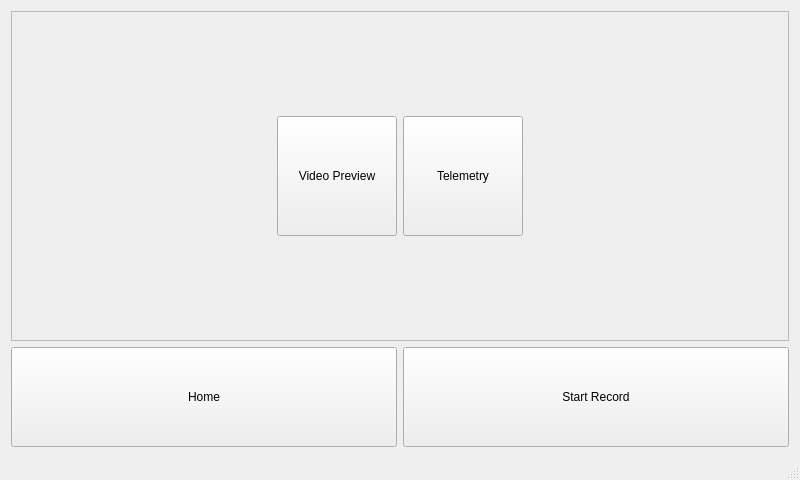
<?xml version="1.0" encoding="UTF-8"?>
<ui version="4.0">
 <class>MainWindow</class>
 <widget class="QMainWindow" name="MainWindow">
  <property name="geometry">
   <rect>
    <x>0</x>
    <y>0</y>
    <width>800</width>
    <height>480</height>
   </rect>
  </property>
  <property name="minimumSize">
   <size>
    <width>800</width>
    <height>480</height>
   </size>
  </property>
  <property name="windowTitle">
   <string>MainWindow</string>
  </property>
  <widget class="QWidget" name="centralWidget">
   <layout class="QGridLayout" name="gridLayout_2">
    <item row="1" column="0" colspan="3">
     <layout class="QGridLayout" name="gridLayout_4">
      <item row="0" column="0">
       <widget class="QPushButton" name="pushButton_goto_home">
        <property name="minimumSize">
         <size>
          <width>100</width>
          <height>100</height>
         </size>
        </property>
        <property name="text">
         <string>Home</string>
        </property>
       </widget>
      </item>
      <item row="0" column="1">
       <widget class="QPushButton" name="pushButton_start_record">
        <property name="minimumSize">
         <size>
          <width>100</width>
          <height>100</height>
         </size>
        </property>
        <property name="text">
         <string>Start Record</string>
        </property>
        <property name="checkable">
         <bool>true</bool>
        </property>
       </widget>
      </item>
     </layout>
    </item>
    <item row="0" column="0" colspan="3">
     <widget class="QFrame" name="frame">
      <property name="frameShape">
       <enum>QFrame::StyledPanel</enum>
      </property>
      <property name="frameShadow">
       <enum>QFrame::Raised</enum>
      </property>
      <layout class="QGridLayout" name="gridLayout">
       <property name="leftMargin">
        <number>0</number>
       </property>
       <property name="topMargin">
        <number>0</number>
       </property>
       <property name="rightMargin">
        <number>0</number>
       </property>
       <property name="bottomMargin">
        <number>0</number>
       </property>
       <item row="0" column="0">
        <widget class="QStackedWidget" name="stackedWidget">
         <property name="currentIndex">
          <number>0</number>
         </property>
         <widget class="QWidget" name="page">
          <property name="toolTipDuration">
           <number>1</number>
          </property>
          <layout class="QGridLayout" name="gridLayout_6">
           <item row="0" column="0">
            <layout class="QGridLayout" name="gridLayout_5">
             <item row="0" column="0">
              <widget class="QPushButton" name="pushButton_goto_video">
               <property name="maximumSize">
                <size>
                 <width>120</width>
                 <height>120</height>
                </size>
               </property>
               <property name="text">
                <string>Video Preview</string>
               </property>
              </widget>
             </item>
             <item row="0" column="1">
              <widget class="QPushButton" name="pushButton">
               <property name="minimumSize">
                <size>
                 <width>40</width>
                 <height>120</height>
                </size>
               </property>
               <property name="maximumSize">
                <size>
                 <width>120</width>
                 <height>120</height>
                </size>
               </property>
               <property name="text">
                <string>Telemetry</string>
               </property>
              </widget>
             </item>
            </layout>
           </item>
          </layout>
         </widget>
         <widget class="QWidget" name="page_2">
          <layout class="QGridLayout" name="gridLayout_3">
           <property name="leftMargin">
            <number>0</number>
           </property>
           <property name="topMargin">
            <number>0</number>
           </property>
           <property name="rightMargin">
            <number>0</number>
           </property>
           <property name="bottomMargin">
            <number>0</number>
           </property>
           <item row="0" column="0">
            <widget class="QLabel" name="label">
             <property name="frameShape">
              <enum>QFrame::Box</enum>
             </property>
             <property name="text">
              <string/>
             </property>
            </widget>
           </item>
          </layout>
         </widget>
        </widget>
       </item>
      </layout>
     </widget>
    </item>
   </layout>
  </widget>
  <widget class="QStatusBar" name="statusBar"/>
 </widget>
 <layoutdefault spacing="6" margin="11"/>
 <resources/>
 <connections/>
</ui>
